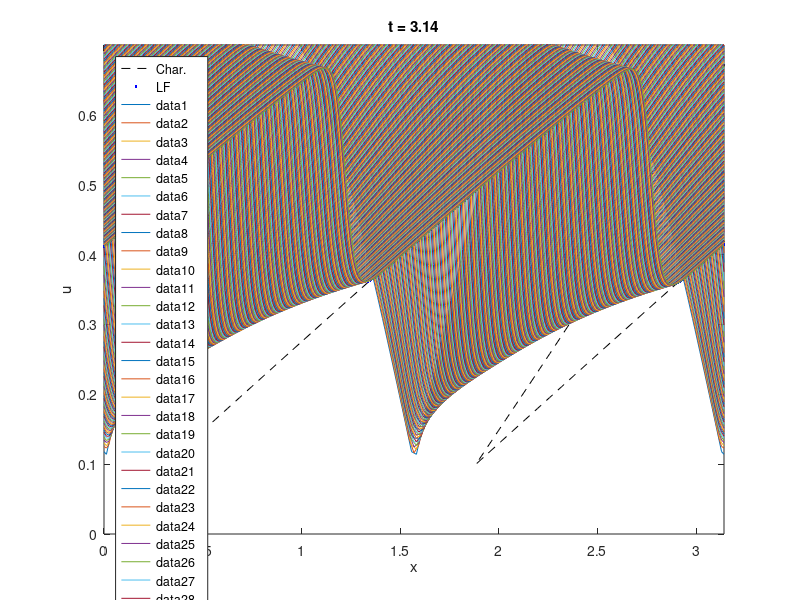

Recreate this plot in MATLAB.
close all
clear all
clc

%=== Spatial Domain ===%
spatial_domain_leftboundary = 0;
spatial_domain_rightboundary = pi;
n_gridpoints = 256;
x = spatial_domain_leftboundary:(spatial_domain_rightboundary/n_gridpoints):spatial_domain_rightboundary;
x = x';

%=== Time Domain ===%
temporal_domain_starttime = 0;
temporal_domain_finaltime = pi;
n_timesteps = 256;
t = temporal_domain_starttime:(temporal_domain_finaltime/n_timesteps):temporal_domain_finaltime;
t = t';

mu = 0.65;
usol = zeros(size(x,1),size(t,1));

%============================================================================================================
% This code below was obtained and modified from: https://math.stackexchange.com/questions/2763316/the-method-of-characteristics-for-burgers-equation

mx = size(x,1); % number of nodes in x
CFL = 0.95; % Courant number
initial_condition = @(x) (mu*abs(sin(2*x))+0.1).*(0<=x).*(x<=pi); % initial condition
tend = t(end); % final time

%=== Initialization ===%
current_time = 0;
dx = (x(end)-x(1))/(mx-1);
u = initial_condition(x);
utemp = u;
% dt = CFL*dx/max(u);
dt = temporal_domain_finaltime/n_timesteps;

figure;
hch = plot(x+current_time*initial_condition(x), initial_condition(x), 'k--');
hold on
hlf = plot(x, initial_condition(x), 'b.');
xlabel('x');
ylabel('u');
xlim([x(1) x(end)]);
ylim([0 0.7]);
ht = title(sprintf('t = %0.2f',current_time));

%=== Numerical Solver ===%
for time=1:size(t,1)
    for i=2:mx-1
        dflux = 0.5*u(i+1)^2 - 0.5*u(i-1)^2;
        utemp(i) = 0.5*(u(i+1) + u(i-1)) - 0.5*dt/dx* dflux;
    end
    utemp(1) = utemp(mx-1); % periodic boundary conditions
    utemp(mx) = utemp(2);   % periodic boundary conditions

    u = utemp;
    usol(:,time) = u;
    current_time = t(time);

    set(hch,'XData',x+current_time*initial_condition(x));
    set(hlf,'YData',u);
    set(ht,'String',sprintf('t = %0.2f',current_time));
    drawnow;
end
legend('Char.','LF','Location','northwest');

close all

%=== Checking Solution ===%
for time=1:size(t,1)
    plot(x,usol(:,time))
    xlim([x(1) x(end)]);
    ylim([0 0.7]);
    pause(0.01)
end

save('Abgrall_burgers_shock','x','t','usol')